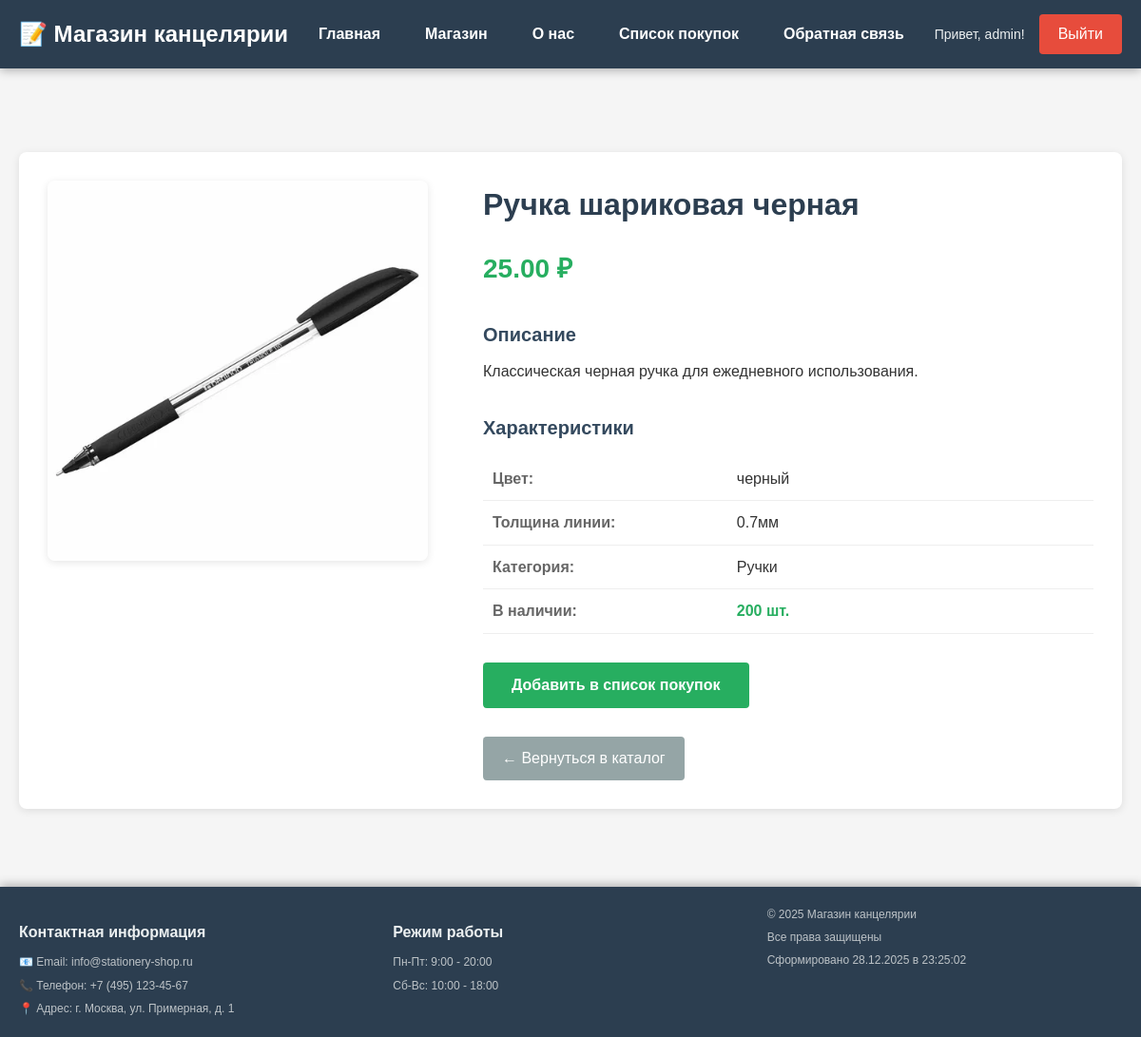
Screenshot of /product.php?id=2 (signed in) with the database file from the repository.
### tables this page shows
CREATE TABLE IF NOT EXISTS users (
    id INT AUTO_INCREMENT PRIMARY KEY,
    login VARCHAR(50) UNIQUE NOT NULL,
    password VARCHAR(255) NOT NULL,
    email VARCHAR(100),
    created_at TIMESTAMP DEFAULT CURRENT_TIMESTAMP
);

CREATE TABLE IF NOT EXISTS products (
    id INT AUTO_INCREMENT PRIMARY KEY,
    name VARCHAR(200) NOT NULL,
    description TEXT,
    price DECIMAL(10, 2) NOT NULL,
    image VARCHAR(255),
    category VARCHAR(100),
    characteristics TEXT,
    quantity INT DEFAULT 0,
    created_at TIMESTAMP DEFAULT CURRENT_TIMESTAMP
);

### product.php (the view, shortened to what this page needs)
<?php
include 'header.php';
$product_id = intval($_GET['id']);
$stmt = $mysql->prepare("SELECT * FROM products WHERE id = ?");
$stmt->bind_param("i", $product_id);
$stmt->execute();
$result = $stmt->get_result();
$product = $result->fetch_assoc();
$characteristics = [];
if (!empty($product['characteristics'])) {
    $chars = explode(', ', $product['characteristics']);
    foreach ($chars as $char) {
        $parts = explode(': ', $char);
        if (count($parts) == 2) {
            $characteristics[$parts[0]] = $parts[1];
        }
    }
}
?>
<div class="main-content">
    <div class="product-detail-container">
        <div class="product-detail-image">
            <img src="images/<?php echo htmlspecialchars($product['image']); ?>"
                 alt="<?php echo htmlspecialchars($product['name']); ?>"
                 onerror="this.src='images/no-image.jpg'">
        </div>
        <div class="product-detail-info">
            <h1><?php echo htmlspecialchars($product['name']); ?></h1>
            <div class="product-price-large">
                <strong><?php echo number_format($product['price'], 2, '.', ' '); ?> ₽</strong>
            </div>
            <div class="product-description-full">
                <h3>Описание</h3>
                <p><?php echo nl2br(htmlspecialchars($product['description'])); ?></p>
            </div>
            <div class="product-characteristics">
                <h3>Характеристики</h3>
                <table class="characteristics-table">
                    <?php if (!empty($characteristics)): ?>
                        <?php foreach ($characteristics as $key => $value): ?>
                            <tr>
                                <td><strong><?php echo htmlspecialchars($key); ?>:</strong></td>
                                <td><?php echo htmlspecialchars($value); ?></td>
                            </tr>
                        <?php endforeach; ?>
                    <?php else: ?>
                        <tr>
                            <td colspan="2">Характеристики не указаны</td>
                        </tr>
                    <?php endif; ?>
                    <tr>
                        <td><strong>Категория:</strong></td>
                        <td><?php echo htmlspecialchars($product['category']); ?></td>
                    </tr>
                    <tr>
                        <td><strong>В наличии:</strong></td>
                        <td>
                            <?php if ($product['quantity'] > 0): ?>
                                <span class="in-stock"><?php echo $product['quantity']; ?> шт.</span>
                            <?php else: ?>
                                <span class="out-of-stock">Нет в наличии</span>
                            <?php endif; ?>
                        </td>
                    </tr>
                </table>
            </div>
            <?php if (isset($_SESSION['user_id']) && $product['quantity'] > 0): ?>
                <div class="add-to-cart-section">
                    <button onclick="addToCart(<?php echo $product['id']; ?>)" class="add-to-cart-btn">
                        Добавить в список покупок
                    </button>
                </div>
            <?php elseif (!isset($_SESSION['user_id'])): ?>
                <div class="login-required">
                    <p>Для добавления товара в список покупок необходимо <a href="login.php">войти</a> в систему</p>
                </div>
            <?php endif; ?>
            <div class="back-to-shop">
                <a href="shop.php" class="back-btn">← Вернуться в каталог</a>
            </div>
        </div>
    </div>
</div>
<?php include 'footer.php'; ?>

### header.php (shortened to what this page needs)
<?php
include 'database.php';
$is_logged_in = isset($_SESSION['user_id']);
$current_user = null;
if ($is_logged_in) {
    $stmt = $mysql->prepare("SELECT * FROM users WHERE id = ?");
    $stmt->bind_param("i", $_SESSION['user_id']);
    $stmt->execute();
    $result = $stmt->get_result();
    $current_user = $result->fetch_assoc();
}
?>
<!DOCTYPE html>
<html lang="ru">
<head>
    <link rel="stylesheet" href="style.css">
</head>
<body>
    <div class="header">
        <div class="header-content">
            <div class="logo-section">
                <h1>📝 Магазин канцелярии</h1>
            </div>
            <nav class="navbar">
                <a href="index.php" class="<?php echo (basename($_SERVER['PHP_SELF']) == 'index.php') ? 'active' : ''; ?>">Главная</a>
                <a href="shop.php" class="<?php echo (basename($_SERVER['PHP_SELF']) == 'shop.php') ? 'active' : ''; ?>">Магазин</a>
                <a href="about.php" class="<?php echo (basename($_SERVER['PHP_SELF']) == 'about.php') ? 'active' : ''; ?>">О нас</a>
                <?php if ($is_logged_in): ?>
                    <a href="cart.php" class="<?php echo (basename($_SERVER['PHP_SELF']) == 'cart.php') ? 'active' : ''; ?>">Список покупок</a>
                    <a href="feedback.php" class="<?php echo (basename($_SERVER['PHP_SELF']) == 'feedback.php') ? 'active' : ''; ?>">Обратная связь</a>
                <?php endif; ?>
            </nav>
            <div class="auth-section">
                <?php if ($is_logged_in): ?>
                    <span class="user-info">Привет, <?php echo htmlspecialchars($current_user['login']); ?>!</span>
                    <a href="logout.php" class="logout-btn">Выйти</a>
                <?php else: ?>
                    <a href="login.php" class="login-btn">Войти</a>
                <?php endif; ?>
            </div>
        </div>
    </div>

### style.css (style rules this page uses)
* { box-sizing: border-box; margin: 0; padding: 0; }
body { font-family: Arial, sans-serif; background: #f5f5f5; color: #333; line-height: 1.6; padding-top: 120px; padding-bottom: 200px; }
.header { background: #2c3e50; color: #fff; padding: 15px 0; position: fixed; top: 0; width: 100%; z-index: 1000; box-shadow: 0 2px 10px rgba(0, 0, 0, 0.3); }
.header-content { max-width: 1200px; margin: 0 auto; padding: 0 20px; display: flex; justify-content: space-between; align-items: center; flex-wrap: wrap; }
.logo-section h1 { font-size: 24px; margin: 0; }
.navbar { display: flex; gap: 15px; flex-wrap: wrap; }
.navbar a { text-decoration: none; color: #fff; font-weight: 600; padding: 8px 16px; border-radius: 4px; transition: all 0.3s ease; }
.auth-section { display: flex; align-items: center; gap: 15px; }
.user-info { color: #ecf0f1; font-size: 14px; }
.login-btn, .logout-btn { background: #3498db; color: white; padding: 8px 20px; text-decoration: none; border-radius: 4px; transition: background 0.3s ease; }
.logout-btn { background: #e74c3c; }
.main-content { max-width: 1200px; margin: 0 auto; padding: 20px; }
h3 { color: #34495e; margin: 20px 0 10px; font-size: 20px; }
.product-detail-container { display: grid; grid-template-columns: 1fr 1.5fr; gap: 30px; background: #fff; padding: 30px; border-radius: 8px; box-shadow: 0 2px 8px rgba(0, 0, 0, 0.1); margin: 20px 0; }
.product-detail-image { width: 100%; }
.product-detail-image img { width: 100%; max-width: 400px; height: auto; border-radius: 8px; box-shadow: 0 2px 8px rgba(0, 0, 0, 0.1); }
.product-detail-info h1 { color: #2c3e50; margin: 0 0 20px 0; font-size: 32px; }
.product-price-large { font-size: 28px; color: #27ae60; font-weight: bold; margin: 20px 0; }
.product-description-full { margin: 30px 0; }
.product-characteristics { margin: 30px 0; }
.characteristics-table { width: 100%; border-collapse: collapse; margin-top: 15px; }
.characteristics-table td { padding: 10px; border-bottom: 1px solid #eee; }
.characteristics-table td:first-child { width: 40%; color: #666; }
.in-stock { color: #27ae60; font-weight: bold; }
.add-to-cart-section { margin: 30px 0; }
.add-to-cart-btn { background: #27ae60; color: white; padding: 15px 30px; border: none; border-radius: 4px; font-size: 16px; font-weight: bold; cursor: pointer; transition: background 0.3s ease; }
.back-to-shop { margin-top: 30px; }
.back-btn { display: inline-block; background: #95a5a6; color: white; padding: 10px 20px; text-decoration: none; border-radius: 4px; transition: background 0.3s ease; }

### rows the page displays
users: login "admin"
products: image (picture), name "Ручка шариковая черная", price "25.00", description "Классическая черная ручка для ежедневного использования.", category "Ручки", quantity "200"

### other values shown
$key "Цвет"
$value "черный"
$key "Толщина линии"
$value "0.7мм"
